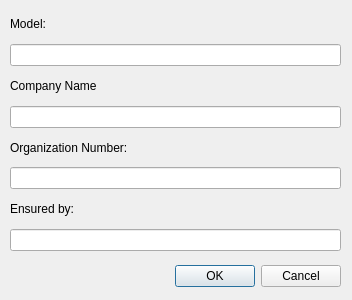
<?xml version="1.0" encoding="UTF-8"?>
<ui version="4.0">
 <class>editCCarDialog</class>
 <widget class="QDialog" name="editCCarDialog">
  <property name="geometry">
   <rect>
    <x>0</x>
    <y>0</y>
    <width>352</width>
    <height>300</height>
   </rect>
  </property>
  <property name="windowTitle">
   <string>Edit company car</string>
  </property>
  <widget class="QDialogButtonBox" name="buttonBox">
   <property name="geometry">
    <rect>
     <x>0</x>
     <y>260</y>
     <width>341</width>
     <height>32</height>
    </rect>
   </property>
   <property name="orientation">
    <enum>Qt::Horizontal</enum>
   </property>
   <property name="standardButtons">
    <set>QDialogButtonBox::Cancel|QDialogButtonBox::Ok</set>
   </property>
  </widget>
  <widget class="QWidget" name="layoutWidget_14">
   <property name="geometry">
    <rect>
     <x>10</x>
     <y>10</y>
     <width>331</width>
     <height>241</height>
    </rect>
   </property>
   <layout class="QVBoxLayout" name="verticalLayout_22">
    <item>
     <widget class="QLabel" name="label_47">
      <property name="text">
       <string>Model:</string>
      </property>
     </widget>
    </item>
    <item>
     <widget class="QLineEdit" name="model_CC_2"/>
    </item>
    <item>
     <widget class="QLabel" name="label_61">
      <property name="text">
       <string>Company Name</string>
      </property>
     </widget>
    </item>
    <item>
     <widget class="QLineEdit" name="comname_CC_2"/>
    </item>
    <item>
     <widget class="QLabel" name="label_63">
      <property name="text">
       <string>Organization Number:</string>
      </property>
     </widget>
    </item>
    <item>
     <widget class="QLineEdit" name="orgnr_CC_2"/>
    </item>
    <item>
     <widget class="QLabel" name="label_64">
      <property name="text">
       <string>Ensured by:</string>
      </property>
     </widget>
    </item>
    <item>
     <widget class="QLineEdit" name="ensur_CC_2"/>
    </item>
   </layout>
  </widget>
  <zorder>buttonBox</zorder>
  <zorder>layoutWidget_14</zorder>
  <zorder>label_64</zorder>
 </widget>
 <resources/>
 <connections>
  <connection>
   <sender>buttonBox</sender>
   <signal>accepted()</signal>
   <receiver>editCCarDialog</receiver>
   <slot>accept()</slot>
   <hints>
    <hint type="sourcelabel">
     <x>248</x>
     <y>254</y>
    </hint>
    <hint type="destinationlabel">
     <x>157</x>
     <y>274</y>
    </hint>
   </hints>
  </connection>
  <connection>
   <sender>buttonBox</sender>
   <signal>rejected()</signal>
   <receiver>editCCarDialog</receiver>
   <slot>reject()</slot>
   <hints>
    <hint type="sourcelabel">
     <x>316</x>
     <y>260</y>
    </hint>
    <hint type="destinationlabel">
     <x>286</x>
     <y>274</y>
    </hint>
   </hints>
  </connection>
 </connections>
</ui>
